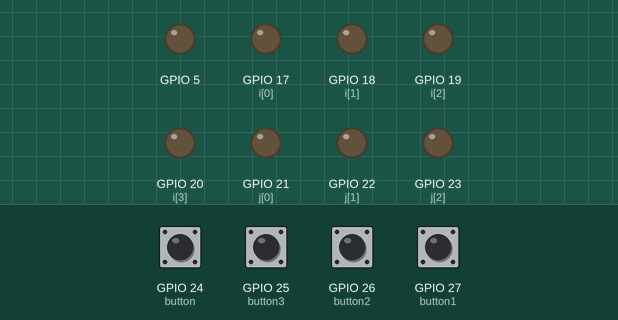
This program was run on a simulated Raspberry Pi (BCM pin numbers). Shown: output pins drawn as LEDs (lit = HIGH). The test bench sets the inputs (shaded band); at power-on: GPIO 24 (button), GPIO 25 (button3), GPIO 26 (button2), GPIO 27 (button1) LOW.

Above: at 1.2 s.
1.3 s: GPIO 24 (button) pulled HIGH for 0.15 s
At 2.3 s:
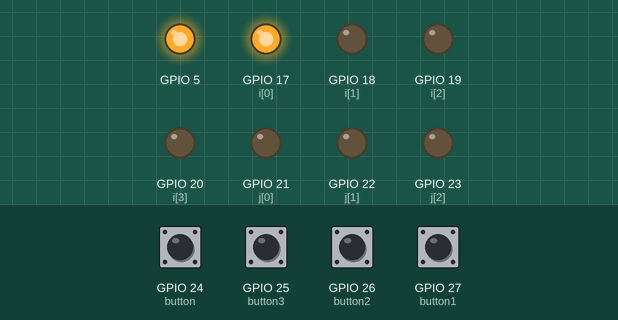
3.3 s: GPIO 25 (button3) pulled HIGH for 0.15 s
At 5.0 s:
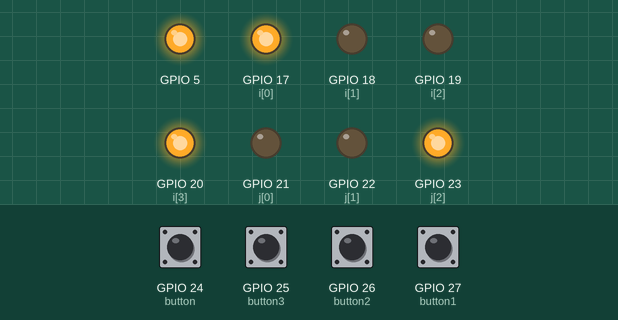
5.3 s: GPIO 26 (button2) pulled HIGH for 0.15 s
At 6.6 s:
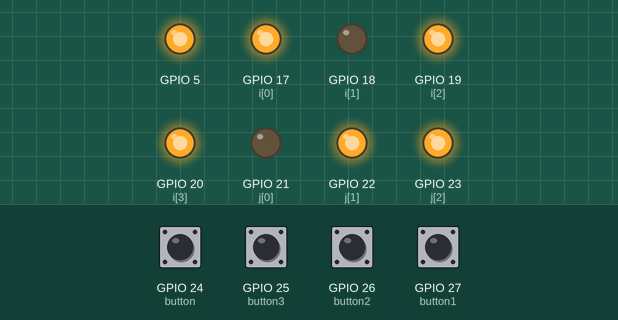
7.3 s: GPIO 27 (button1) pulled HIGH for 0.15 s
At 8.1 s:
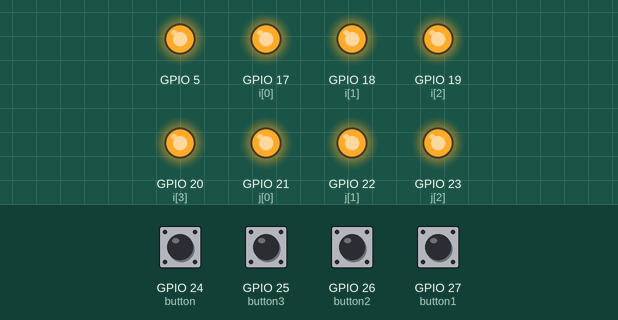
9.3 s: GPIO 24 (button) pulled HIGH for 0.15 s
At 10.8 s:
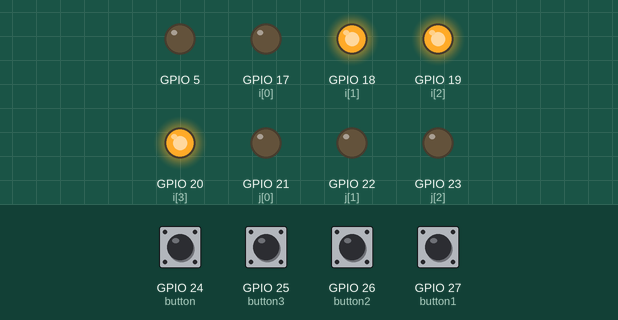
Timing chart, 0 to 12.3 s (numbered marks = the images above; inputs shaded):
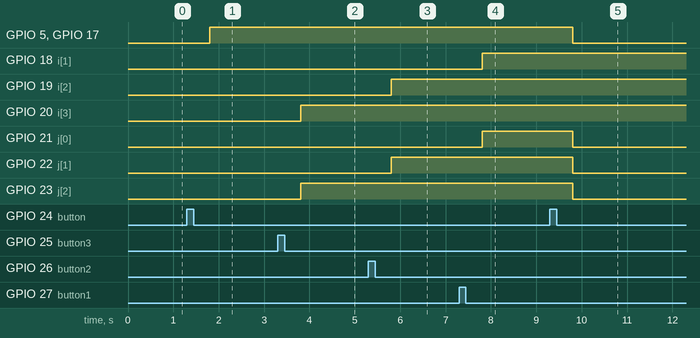

The program:

project_final_code.py
```python
#################################################

# 지능 IoT 시스템 기말 팀 프로젝트 #

# 과목 : 지능 IoT 시스템
# 주제 : 스마트 원격 멀티탭
# 참여자 : 구명회, 김선재, 김형민

# 구현 순서
# 1. 패키지 import
# 2. blynk 어플리케이션 사용
# 3. 버튼 이벤트
# 4. setmode / setup
# 5. 버튼 제어
# 6. Ctrl +C

#################################################

############## 필요한 패키지 import ##############
import RPi.GPIO as MH
import time
import blynklib
##################################################

############## blynk 어플리케이션을 사용합니다 ##############
# blynk 어플리케이션을 사용하기 위한 licence code 입니다.
# 이 licence code는 어플리케이션의 로그인 계정의 고유 코드로,
# 어플리케이션에서 회원가입을 하면 메일로 코드를 받을 수 있습니다.
# 이 코드를 사용해서 blynk 웹서버를 구동하고 해당 아이디로 로그인 하면
# blynk 어플리케이션을 사용해서 어디서든 원격으로 조작할 수 있습니다.
BLYNK_AUTH = 'yYGVdaQZie519u_p-T7n2xnD48zG4-VM'
blynk = blynklib.Blynk(BLYNK_AUTH)

# 무슨 버튼이 눌렸는지 라즈베리파이에서 로그를 기록합니다.
# V1~V4의 value값은 0과 1을 가지며,
# value값이 0일때 off, 1일때 on이 되도록 설정되어 있습니다.
# ex) V1 눌렀을 때 > [WRITE_VIRTUAL_PIN_EVENT] Pin: V1 Value: '['0']'
WRITE_EVENT_PRINT_MSG = "[WRITE_VIRTUAL_PIN_EVENT] Pin: V{} Value: '{}'"

#############################################################

######################## 버튼 이벤트 ########################
# state 변수는 버튼의 상태를 기록하고 있습니다.
# [state[0] - 3구] [state[1], state[2], state[3] - 1구]
# 각 버튼을 누를때마다 버튼의 상태값에 1을 더합니다.
# state 변수를 2로 나눴을 때
# 나머지가 1이면 전원이 켜진것이고 0이면 전원이 꺼진것입니다.
state = [0,0,0,0]

# V0 ~ V3 변수는 blynk 어플리케이션에서 지원하는 가상의 핀으로
# 출력값으로 0과 1을 가지고 있고, 기본값은 0입니다.
# 버튼이 입력될 때마다 출력값이 바뀝니다. [기본값 0 > 1 > 0 > 1 > 0 > ...]
### blynk 이벤트 - 3구 제어 ###
@blynk.handle_event('write V0')
def write_virtual_pin_handler(pin, value):
    print(WRITE_EVENT_PRINT_MSG.format(pin, value))

    if(value == ['1']):
        state[0] = state[0] + 1
        GPIO.output(17,True)    # 3구 멀티탭의 전류를 연결합니다.
        GPIO.output(5,True)     # 3구 led On
    else:
        state[0] = state[0] + 1
        GPIO.output(17,False)   # 3구 멀티탭의 전류를 차단합니다.
        GPIO.output(5,False)    # 3구 led Off
        GPIO.output(21,False)   # 1구 led들 Off
        GPIO.output(22,False)   # led가 켜져 있을수도 있기 때문에
        GPIO.output(23,False)   # 3구 버튼을 Off할때 전부 꺼줘야 합니다

### blynk 이벤트 - 1구 제어 ###
@blynk.handle_event('write V1')
def write_virtual_pin_handler(pin, value):
    print(WRITE_EVENT_PRINT_MSG.format(pin, value))

    if(value == ['1']):
        state[1] = state[1] + 1
        GPIO.output(18,True)    # 첫번째 1구 멀티탭의 전류를 연결합니다.
        GPIO.output(21,True)    # 첫번째 1구 멀티탭 led On
    else:
        state[1] = state[1] + 1
        GPIO.output(18,False)   # 첫번째 1구 멀티탭의 전류를 차단합니다.
        GPIO.output(21,False)   # 첫번째 1구 멀티탭 led Off

### blynk 이벤트 - 1구 제어 ###
@blynk.handle_event('write V2')
def write_virtual_pin_handler(pin, value):
    print(WRITE_EVENT_PRINT_MSG.format(pin, value))

    if(value == ['1']):
        state[2] = state[2] + 1
        GPIO.output(19,True)    # 두번째 1구 멀티탭의 전류를 연결합니다.
        GPIO.output(22,True)    # 두번째 1구 멀티탭 led On
    else:
        state[2] = state[2] + 1
        GPIO.output(19,False)    # 두번째 1구 멀티탭의 전류를 차단합니다.
        GPIO.output(22,False)    # 두번째 1구 멀티탭 led Off

### blynk 이벤트 - 1구 제어 ###
@blynk.handle_event('write V3')
def write_virtual_pin_handler(pin, value):
    print(WRITE_EVENT_PRINT_MSG.format(pin, value))

    if(value == ['1']):
        state[3] = state[3] + 1
        GPIO.output(20,False)   # 세번째 1구 멀티탭의 전류를 연결합니다.
        GPIO.output(23,True)    # 세번째 1구 멀티탭 led On
    else:
        state[3] = state[3] + 1
        GPIO.output(20,True)    # 세번째 1구 멀티탭의 전류를 차단합니다.
        GPIO.output(23,False)   # 세번째 1구 멀티탭 led Off
###########################################################

################## setmode / setup ##################
# 라즈베리파이 핀의 번호로 사용합니다.
MH.setmode(MH.BCM)

# 라즈베리파이에서 사용되고 있는 GPIO핀을
# setup했을때 발생하는 에러를 방지 합니다.
MH.setwarnings(False)

### 멀티탭 ###
# [17 - 3구 멀티탭]  [18, 19, 20 - 1구 멀티탭]
for i in range(17, 21):
    MH.setup(i, MH.OUT)

### On/Off 확인용 LED ###
# [5 - 3구 탭]  [21, 22, 23 - 1구 탭]
MH.setup(5,MH.OUT)

for j in range(21, 24):
    MH.setup(j, MH.OUT)

### 버튼 제어 ###
# [24 - 3구]  [25, 26, 27 - 1구]
for l in range(24, 28):
    MH.setup(l, MH.IN)
##################################################

######################## 버튼 제어 ########################
while True:
    blynk.run()  # blynk 어플리케이션 웹서버 구동

    button = MH.input(24)          # 3구 제어 버튼
    if button == True:                 # 3구 버튼이 눌렸을 때
        state[0] = state[0] + 1     # 3구 버튼의 상태를 변화시킵니다
        time.sleep(0.5)

    elif state[0] % 2 == 1:          #3구 전원, LED 켜기
        MH.output(17,True)
        MH.output(5,True)

        button1 = MH.input(27)    # 1구 제어 버튼
        button2 = MH.input(26)    # 1구제어들은 3구가 활성화 되어야
        button3 = MH.input(25)    # 제어할 수 있습니다.

        if button1 == True:             # 첫번째 버튼이 눌렸을 때
            state[1] = state[1] + 1   # 버튼의 상태를 변화시킵니다
            time.sleep(0.5)
        elif state[1] % 2 == 1:       # 해당 1구 전원, LED 켜기
            MH.output(18,True)
            MH.output(21,True)
        elif state[1] % 2 == 0:      # 해당 1구 전원, LED 끄기
            MH.output(18,False)
            MH.output(21,False)

        if button2 == True:             # 두번째 버튼이 눌렸을 때
            state[2] = state[2] + 1  # 버튼의 상태를 변화시킵니다
            time.sleep(0.5)
        elif state[2] % 2 == 1:         # 해당 1구 전원, LED 켜기
            MH.output(19,True)
            MH.output(22,True)
        elif state[2] % 2 == 0:         # 해당 1구 전원, LED 끄기
            MH.output(19,False)
            MH.output(22,False)

        if button3 == True:             # 세번째 버튼이 눌렸을 때
            state[3] = state[3] + 1  # 버튼의 상태를 변화시킵니다
            time.sleep(0.5)
        elif state[3] % 2 == 1:      # 해당 1구 전원, LED 켜기
            MH.output(20,True)
            MH.output(23,True)
        elif state[3] % 2 == 0:     # 해당 1구 전원, LED 끄기
            MH.output(20,False)
            MH.output(23,False)

    elif state[0] % 2 == 0:      # 3구 전원 끄기
        MH.output(17,False)    # 3구 전원이 꺼지면
        MH.output(5,False)     # 1구들의 전력도 차단되며
        MH.output(21,False)    # 1구 전원의 led도 전부 Off상태로
        MH.output(22,False)    # 설정해줘야 합니다
        MH.output(23,False)
#########################################################

##################### Ctrl +C #####################
while True:
    try:
        time.sleep(1)
    except KeyboardInterrupt:   # 키보드 인터럽트를 감지하면
        MH.cleanup()               # GPIO 핀을 초기화시키고
        break                           # 프로그램을 종료합니다
#################################################
```

Measured:
- after the input at 1.3 s, GPIO 5, GPIO 17 (i[0]): LOW → HIGH after 0.50 s
- after the input at 3.3 s, GPIO 20 (i[3]), GPIO 23 (j[2]): LOW → HIGH after 0.50 s
- after the input at 5.3 s, GPIO 19 (i[2]), GPIO 22 (j[1]): LOW → HIGH after 0.50 s
- after the input at 7.3 s, GPIO 18 (i[1]), GPIO 21 (j[0]): LOW → HIGH after 0.50 s
- after the input at 9.3 s, GPIO 5, GPIO 17 (i[0]), GPIO 21 (j[0]), GPIO 22 (j[1]), GPIO 23 (j[2]): HIGH → LOW after 0.50 s
